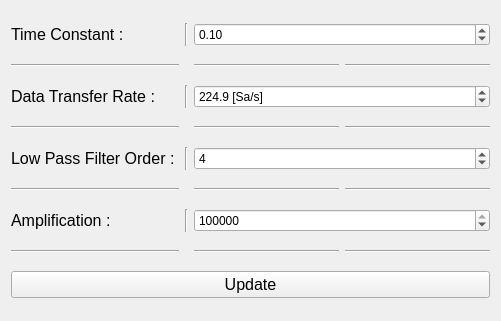
     <widget class="QWidget" name="gridLayoutWidget">
      <property name="geometry">
       <rect>
        <x>50</x>
        <y>440</y>
        <width>501</width>
        <height>321</height>
       </rect>
      </property>
      <layout class="QGridLayout" name="gridLayout_lockin">
       <item row="5" column="1">
        <widget class="Line" name="line_89">
         <property name="orientation">
          <enum>Qt::Horizontal</enum>
         </property>
        </widget>
       </item>
       <item row="0" column="1">
        <widget class="QLabel" name="TimeConstant">
         <property name="font">
          <font>
           <pointsize>12</pointsize>
          </font>
         </property>
         <property name="text">
          <string>Time Constant :   </string>
         </property>
        </widget>
       </item>
       <item row="2" column="1">
        <widget class="QLabel" name="DataTransferRate">
         <property name="font">
          <font>
           <pointsize>12</pointsize>
          </font>
         </property>
         <property name="text">
          <string>Data Transfer Rate :   </string>
         </property>
        </widget>
       </item>
       <item row="6" column="1">
        <widget class="QLabel" name="Amplification">
         <property name="font">
          <font>
           <pointsize>12</pointsize>
          </font>
         </property>
         <property name="text">
          <string>Amplification :   </string>
         </property>
        </widget>
       </item>
       <item row="6" column="3" colspan="2">
        <widget class="QDoubleSpinBox" name="pickAmp">
         <property name="decimals">
          <number>0</number>
         </property>
         <property name="minimum">
          <double>100.000000000000000</double>
         </property>
         <property name="maximum">
          <double>100000000.000000000000000</double>
         </property>
         <property name="singleStep">
          <double>1000.000000000000000</double>
         </property>
         <property name="value">
          <double>100000.000000000000000</double>
         </property>
        </widget>
       </item>
       <item row="0" column="3" colspan="2">
        <widget class="QDoubleSpinBox" name="pickTC">
         <property name="minimum">
          <double>0.000000000000000</double>
         </property>
         <property name="maximum">
          <double>5.000000000000000</double>
         </property>
         <property name="singleStep">
          <double>0.001000000000000</double>
         </property>
         <property name="value">
          <double>0.100000000000000</double>
         </property>
        </widget>
       </item>
       <item row="0" column="2">
        <widget class="Line" name="line_3">
         <property name="orientation">
          <enum>Qt::Vertical</enum>
         </property>
        </widget>
       </item>
       <item row="7" column="4">
        <widget class="Line" name="line_88">
         <property name="orientation">
          <enum>Qt::Horizontal</enum>
         </property>
        </widget>
       </item>
       <item row="1" column="1">
        <widget class="Line" name="line_92">
         <property name="orientation">
          <enum>Qt::Horizontal</enum>
         </property>
        </widget>
       </item>
       <item row="7" column="1">
        <widget class="Line" name="line_86">
         <property name="orientation">
          <enum>Qt::Horizontal</enum>
         </property>
        </widget>
       </item>
       <item row="5" column="3">
        <widget class="Line" name="line_90">
         <property name="orientation">
          <enum>Qt::Horizontal</enum>
         </property>
        </widget>
       </item>
       <item row="7" column="3">
        <widget class="Line" name="line_87">
         <property name="orientation">
          <enum>Qt::Horizontal</enum>
         </property>
        </widget>
       </item>
       <item row="2" column="2">
        <widget class="Line" name="line_6">
         <property name="orientation">
          <enum>Qt::Vertical</enum>
         </property>
        </widget>
       </item>
       <item row="6" column="2">
        <widget class="Line" name="line_85">
         <property name="orientation">
          <enum>Qt::Vertical</enum>
         </property>
        </widget>
       </item>
       <item row="8" column="1" colspan="4">
        <widget class="QPushButton" name="lockinParameterButton">
         <property name="font">
          <font>
           <pointsize>12</pointsize>
           <weight>50</weight>
           <bold>false</bold>
          </font>
         </property>
         <property name="text">
          <string>Update</string>
         </property>
        </widget>
       </item>
       <item row="5" column="4">
        <widget class="Line" name="line_91">
         <property name="orientation">
          <enum>Qt::Horizontal</enum>
         </property>
        </widget>
       </item>
       <item row="1" column="4">
        <widget class="Line" name="line_94">
         <property name="orientation">
          <enum>Qt::Horizontal</enum>
         </property>
        </widget>
       </item>
       <item row="1" column="3">
        <widget class="Line" name="line_93">
         <property name="orientation">
          <enum>Qt::Horizontal</enum>
         </property>
        </widget>
       </item>
       <item row="3" column="3">
        <widget class="Line" name="line_102">
         <property name="orientation">
          <enum>Qt::Horizontal</enum>
         </property>
        </widget>
       </item>
       <item row="3" column="4">
        <widget class="Line" name="line_107">
         <property name="orientation">
          <enum>Qt::Horizontal</enum>
         </property>
        </widget>
       </item>
       <item row="3" column="1">
        <widget class="Line" name="line_101">
         <property name="orientation">
          <enum>Qt::Horizontal</enum>
         </property>
        </widget>
       </item>
       <item row="4" column="2">
        <widget class="Line" name="line_108">
         <property name="orientation">
          <enum>Qt::Vertical</enum>
         </property>
        </widget>
       </item>
       <item row="2" column="3" colspan="2">
        <widget class="QDoubleSpinBox" name="pickDTR">
         <property name="suffix">
          <string> [Sa/s]</string>
         </property>
         <property name="decimals">
          <number>1</number>
         </property>
         <property name="maximum">
          <double>400.000000000000000</double>
         </property>
         <property name="singleStep">
          <double>0.100000000000000</double>
         </property>
         <property name="value">
          <double>224.900000000000006</double>
         </property>
        </widget>
       </item>
       <item row="4" column="1">
        <widget class="QLabel" name="FilterOrder">
         <property name="font">
          <font>
           <pointsize>12</pointsize>
          </font>
         </property>
         <property name="text">
          <string>Low Pass Filter Order : </string>
         </property>
        </widget>
       </item>
       <item row="4" column="3" colspan="2">
        <widget class="QDoubleSpinBox" name="pickLPFO">
         <property name="decimals">
          <number>0</number>
         </property>
         <property name="minimum">
          <double>1.000000000000000</double>
         </property>
         <property name="maximum">
          <double>8.000000000000000</double>
         </property>
         <property name="value">
          <double>4.000000000000000</double>
         </property>
        </widget>
       </item>
      </layout>
     </widget>
